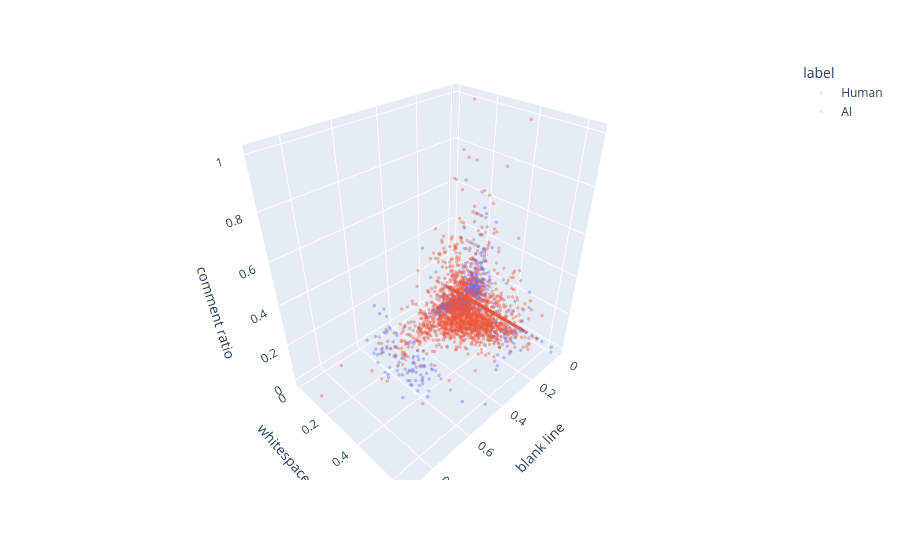

Write notebook code for a chart like this one.
### Code cell
import plotly.express as px
import pandas as pd

# Choose features
feat_names = ["blank line", "whitespaces ratio", "comment ratio", "identifiers style", "spaces / (spaces + 4*tabs)"]
idx1, idx2, idx3 = 0, 1, 2

human1 = np.clip([x for x in human_feat_lists[idx1][:10000]], 0, 2)
human2 = np.clip([x for x in human_feat_lists[idx2][:10000]], 0, 2)
human3 = np.clip([x for x in human_feat_lists[idx3][:10000]], 0, 2)
ai1 = np.clip([x for x in ai_feat_lists[idx1][:10000]], 0, 2)
ai2 = np.clip([x for x in ai_feat_lists[idx2][:10000]], 0, 2)
ai3 = np.clip([x for x in ai_feat_lists[idx3][:10000]], 0, 2)

feat1, feat2, feat3 = feat_names[idx1], feat_names[idx2], feat_names[idx3] 

df_human = pd.DataFrame({
    feat1: human1,
    feat2: human2,
    feat3: human3,
    "label": ["Human"] * len(human1)
})

df_ai = pd.DataFrame({
    feat1: ai1,
    feat2: ai2,
    feat3: ai3,
    "label": ["AI"] * len(ai1)
})

df = pd.concat([df_human, df_ai], ignore_index=True)

fig = px.scatter_3d(df, x=feat1, y=feat2, z=feat3, color='label')
fig.update_traces(marker=dict(size=2), opacity=0.4)
fig.show()

### Figure 1 — Plotly figure (JSON) as saved in the notebook; plotly's stock layout.template omitted (floating-point values rounded to 4 significant figures; data arrays with more than 128 entries replaced by an {"elided": "..."} marker saying what was removed)
{"data": [{"hovertemplate": "label=Human<br>blank line=%{x}<br>whitespaces ratio=%{y}<br>comment ratio=%{z}<extra></extra>", "legendgroup": "Human", "marker": {"color": "#636efa", "size": 2, "symbol": "circle"}, "mode": "markers", "name": "Human", "opacity": 0.4, "scene": "scene", "showlegend": true, "type": "scatter3d", "x": {"elided": "2000 float values"}, "y": {"elided": "2000 float values"}, "z": {"elided": "2000 float values"}}, {"hovertemplate": "label=AI<br>blank line=%{x}<br>whitespaces ratio=%{y}<br>comment ratio=%{z}<extra></extra>", "legendgroup": "AI", "marker": {"color": "#EF553B", "size": 2, "symbol": "circle"}, "mode": "markers", "name": "AI", "opacity": 0.4, "scene": "scene", "showlegend": true, "type": "scatter3d", "x": {"elided": "2000 float values"}, "y": {"elided": "2000 float values"}, "z": {"elided": "2000 float values"}}], "layout": {"legend": {"title": {"text": "label"}, "tracegroupgap": 0}, "margin": {"t": 60}, "scene": {"domain": {"x": [0, 1], "y": [0, 1]}, "xaxis": {"title": {"text": "blank line"}}, "yaxis": {"title": {"text": "whitespaces ratio"}}, "zaxis": {"title": {"text": "comment ratio"}}}}}
